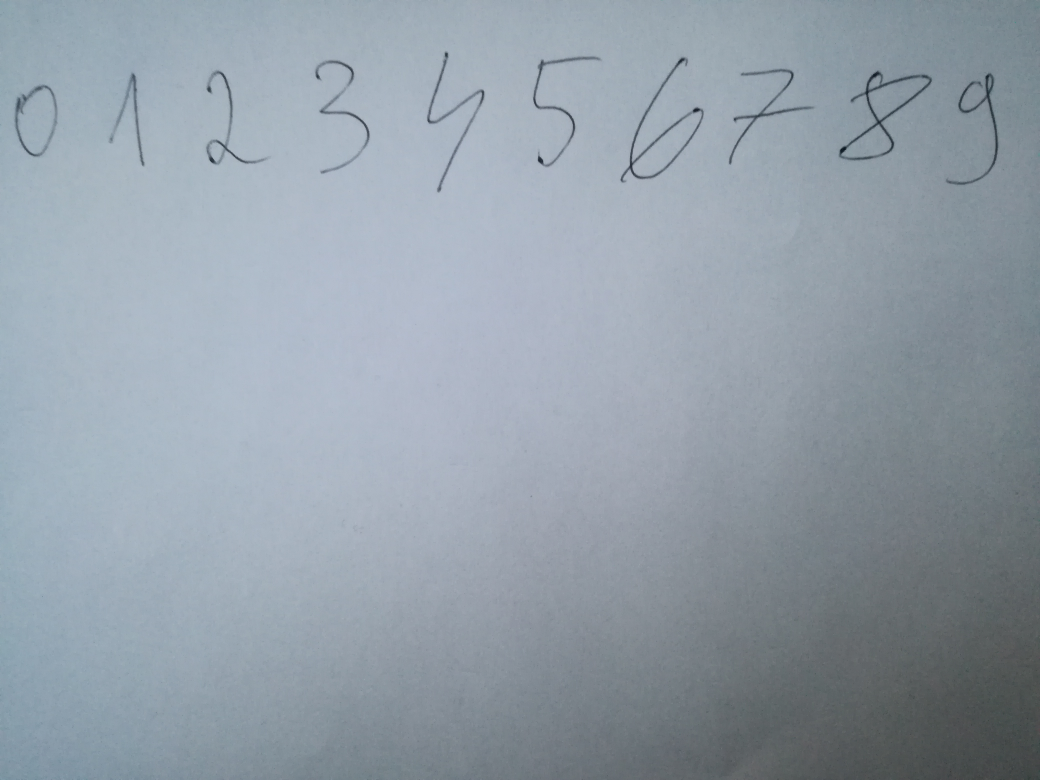
#> input picture plx/input/008.jpg, 4160 x 3120 px (shown at 1/4 size)
$ python segmentation.py   (older library calls are emulated)
#> lines starting #> are read from the running program, lines starting #| are printed output that depends on the picture; after the words box and inside, x2 and y2 are one past the last pixel; in counts of white or black regions, pixels touching at a corner belong together
# -*- coding: utf-8 -*-
"""
Created on Thu Nov 22 18:30:15 2018

@author: OMEN
"""

import cv2
import numpy as np


    #%%
def checkIfContains(outside, inside):
    return (inside[0] > outside[0] and inside[0] + inside[2]  < outside[0] + outside[2] and inside[1] > outside[1] and inside[1] + inside[3] < outside[1] + outside[3])

def filterRectangles(rects):
    #Checks if each contour contains some other contous - neccesary to avoid
    #spotting two "0" inside of 8 etc.
    rects_filtered = []
    flag = 0
    for i in range(0, len(rects)):
        for j in range(0, len(rects)):
            if(checkIfContains(rects[j], rects[i])):
                flag = 1
                break
        if(flag == 0):
            rects_filtered.append(rects[i])
        else:
            flag = 0
    return rects_filtered


sample = cv2.imread('input//008.jpg')
#> sample is the input picture: shape (3120, 4160, 3); mean B, G, R 168.6, 158.4, 147.3
white_image = np.zeros(sample.shape) + 255
I = cv2.resize(cv2.cvtColor(sample, cv2.COLOR_BGR2GRAY), (700,600))
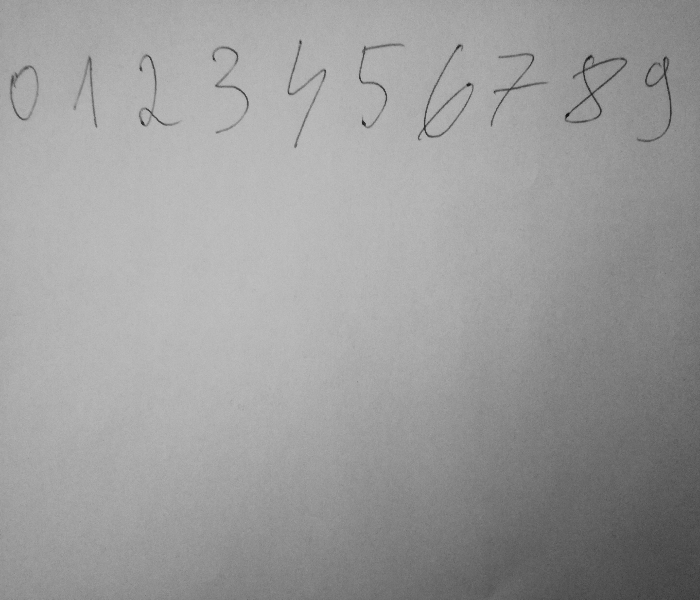
#> I: shape (600, 700); min 15, max 193, mean 156.1
cv2.imshow("sample", I)


#%%
#using adaptive threshold binarization to make algorithm robust on affine brightness changes
B = cv2.adaptiveThreshold(I,255,cv2.ADAPTIVE_THRESH_MEAN_C,cv2.THRESH_BINARY,11,2)
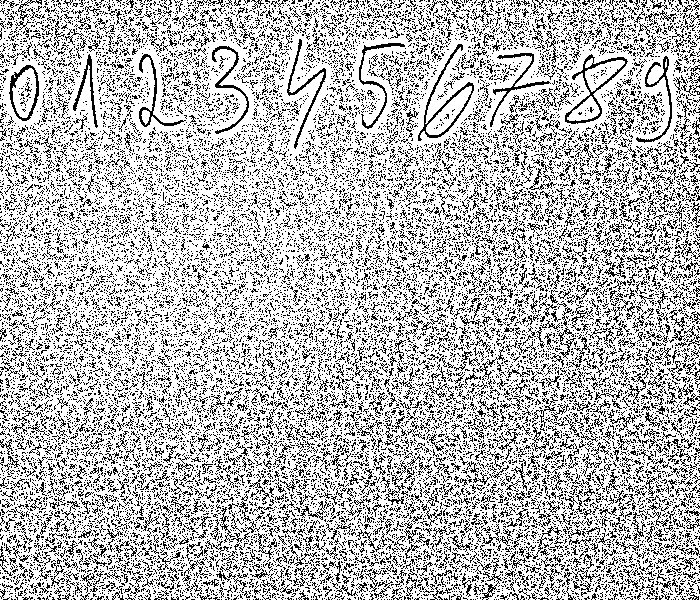
#> B: shape (600, 700); 73.6% white; black in thin lines or dots
cv2.imshow('B', B)
median = B
#using median blur to reduce noise coming from adaptive threshold binarization
#number of iterations was determined experimentally based on sample images
for i in range(0,7):
    median = cv2.medianBlur(median,3)
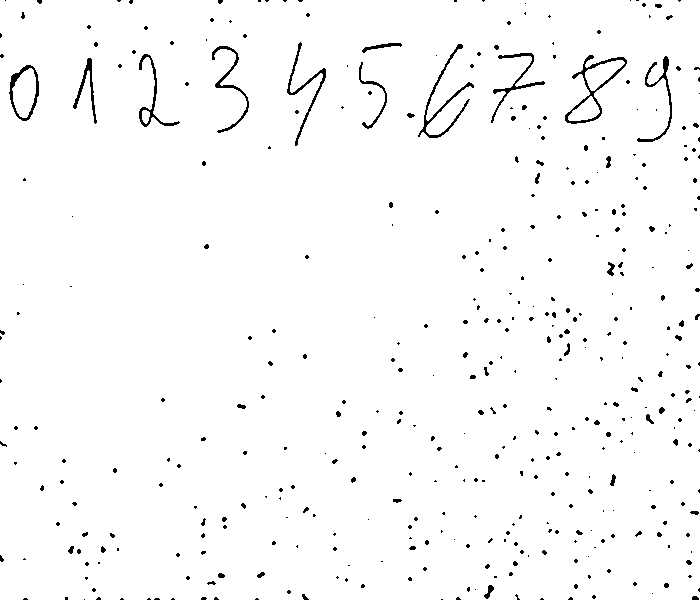
#> median: shape (600, 700); 97.9% white; black in thin lines or dots
    #cv2.imshow('median', median)

img, ctr, hierarchy = cv2.findContours(B, cv2.RETR_TREE, cv2.CHAIN_APPROX_SIMPLE)
#> ctr = 40777 contours, 39764 with area under 20; largest, box (x1, y1, x2, y2) and area: (0, 0, 700, 600) 415998, (564, 53, 629, 125) 1825, (417, 43, 475, 142) 1595, (8, 64, 40, 122) 1313, (12, 68, 37, 118) 790
#filtering contours froms small, unimportant objects
ctr = list(filter(lambda el : el.shape[0]>70 and el.shape[0]<500, ctr))
#> ctr = 10 contours; largest, box (x1, y1, x2, y2) and area: (564, 53, 629, 125) 1825, (417, 43, 475, 142) 1595, (8, 64, 40, 122) 1313, (286, 38, 327, 150) 636, (138, 53, 185, 128) 618

for i in range(0,100):
    cv2.drawContours(white_image, ctr, -1, (0,0,255))
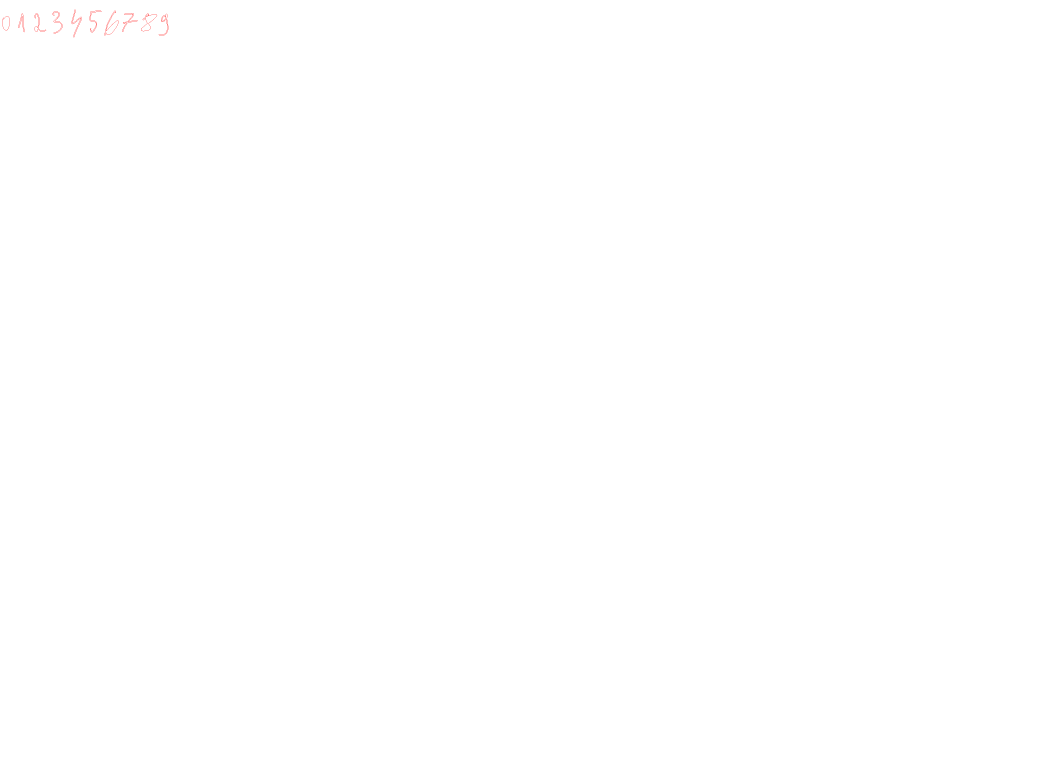
#> white_image: shape (3120, 4160, 3) float64 (shown at 1/4 size); mean of channels 0, 1, 2 254.9, 254.9, 255; drawn as B, G, R
cv2.imshow("ctrs", white_image)
#%%
rects = []
i=0
I_1 = B.copy()
for c in ctr:
    #getting bounding rectangle for detected digits
    peri = cv2.arcLength(c, True)
    approx = cv2.approxPolyDP(c, 0.02 * peri, True)
    x, y, w, h = cv2.boundingRect(approx)
    rect = (x, y, w, h)
    rects.append(rect)
#> this loop made 10 passes
#> (peri, x, y, w, h) on passes 1, 2, 3, 4, 6, 7, 8, 9, 10: (164.9, 9, 64, 31, 58), (354.6, 638, 55, 33, 88), (319, 565, 57, 62, 66), (299.9, 138, 53, 46, 75), (378.9, 490, 53, 61, 75), (357.1, 211, 45, 39, 90), (398.8, 418, 43, 54, 99), (351.9, 358, 43, 46, 87), (406.7, 287, 38, 40, 112)
#> (peri, approx, x, y, w, h) on pass 5: (272.2, [[89, 53], [96, 128], [88, 65], [72, 109]], 72, 53, 25, 76)
#> after the loop, rects = [(9, 64, 31, 58), (638, 55, 33, 88), (565, 57, 62, 66), (138, 53, 46, 75), (72, 53, 25, 76), (490, 53, 61, 75), (211, 45, 39, 90), (418, 43, 54, 99), (358, 43, 46, 87), (287, 38, 40, 112)]
#        cv2.rectangle(I_1, (x, y), (x+w, y+h), (0, 255, 0), 1);
#        cv2.imshow("final",I_1)
filtered = filterRectangles(rects)
#> the loop in filterRectangles, `for i in range(0, len(rects)):` made 10 passes
#> after the loop in filterRectangles, `for i in range(0, len(rects)):`: rects_filtered has the same summary as rects outside filterRectangles
#> filtered has the same summary as rects
#%%

I_2 = B.copy()
for i in range(0, len(filtered)):
    cv2.rectangle(I_2, (filtered[i][0], filtered[i][1]), (filtered[i][0]+filtered[i][2], filtered[i][1]+filtered[i][3]), (0, 255, 0), 1);
#> this loop made 10 passes
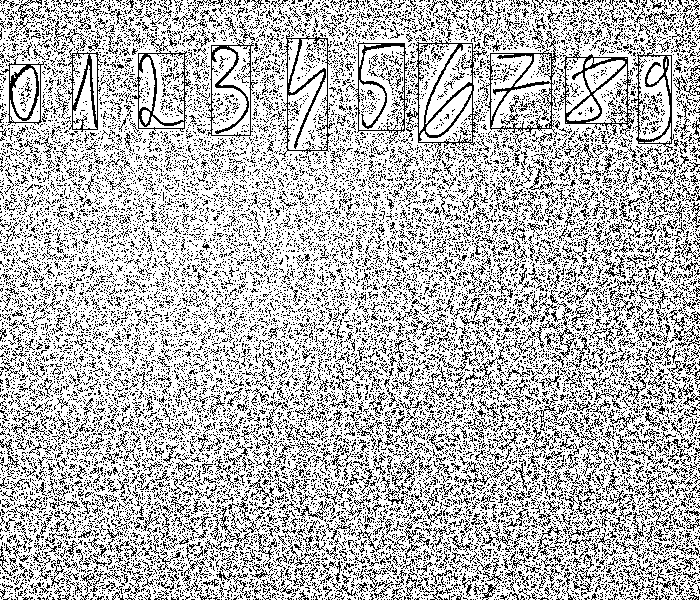
#> I_2: shape (600, 700); 73.1% white; black in thin lines or dots
cv2.imshow("filtered", I_2)
#%%
i=0
resized = []
filtered.sort(key = lambda x: x[0])
for f in filtered:
#extracting and downscaling segmented digits to 28x28 in order to be compatible with MNIST database
    t = cv2.bitwise_not(median[f[1] - int(f[3]*0.1):f[1]+int(f[3]*1.1), f[0] - int(f[2]*0.1):f[0]+int(1.1*f[2])])
    resized = cv2.resize(t, (28,28))
    cv2.imwrite("output//0000" + str(i) + ".jpg", resized)
    i+=1
#> this loop made 10 passes
#> pass 1, `resized = cv2.resize(t, (28,28))`:
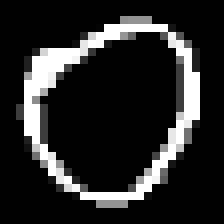
#> resized: shape (28, 28) (shown 8 times larger); min 0, max 255, mean 40.6
#> after the loop:
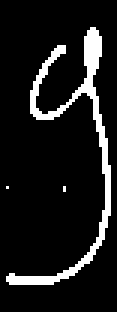
#> t: shape (104, 39) (shown 3 times larger); 10.3% white in thin lines or dots, all inside (x1, y1, x2, y2) = (2, 9, 37, 95)
#> after the loop, i = 10

$ run again, with plx/input/001.jpg copied over plx/input/008.jpg
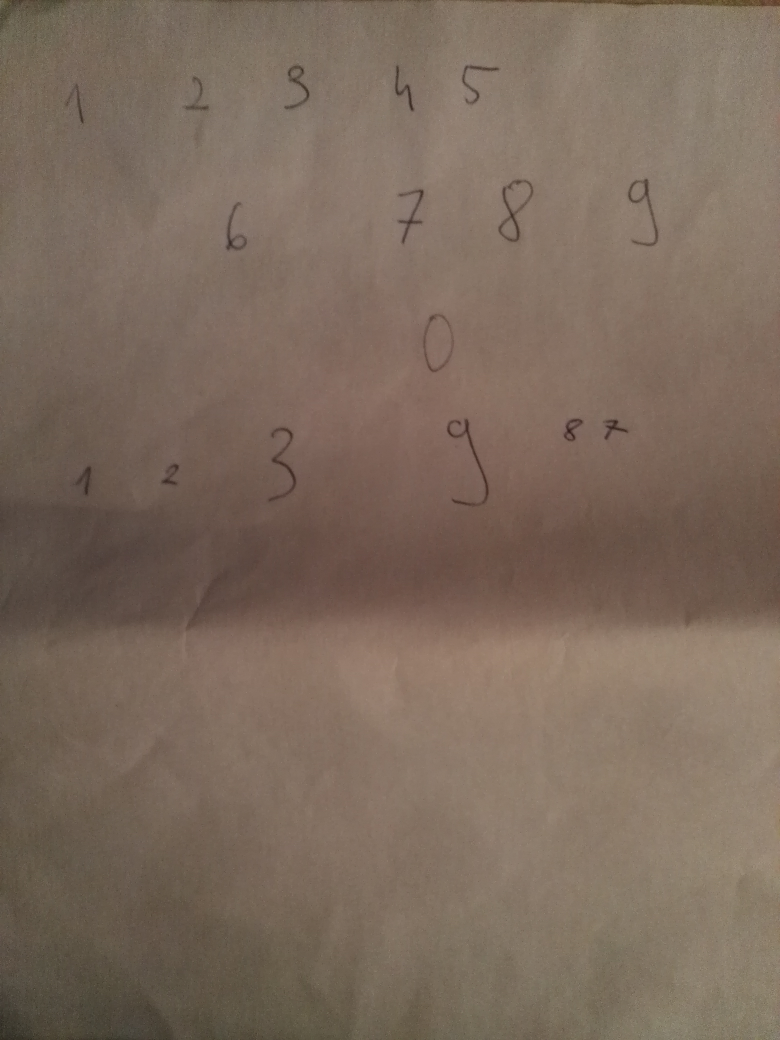
#> input picture plx/input/001.jpg, 3120 x 4160 px (shown at 1/4 size)
#> sample is the input picture: shape (4160, 3120, 3); mean B, G, R 92.6, 106.6, 124.2
#> B: shape (600, 700); 72.4% white; black in thin lines or dots
#> after the loop `for i in range(0,7):`:
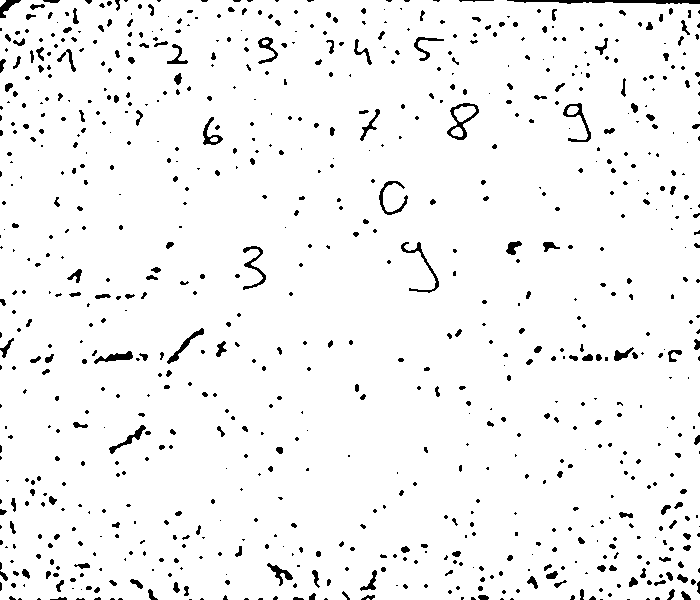
#> median: shape (600, 700); 95.7% white; 820 black regions (571 under 20 px)
#> `img, ctr, hierarchy = cv2.findContours(B, cv2.RETR_TREE, cv2.CHAIN_APP..`: ctr = 37474 contours, 35971 with area under 20; largest, box (x1, y1, x2, y2) and area: (0, 0, 700, 600) 414204, (378, 179, 409, 216) 802, (446, 102, 480, 141) 714, (382, 183, 405, 213) 459, (562, 101, 592, 144) 436
#> `ctr = list(filter(lambda el : el.shape[0]>70 and el.shape[0]<500, ctr))`: ctr = 11 contours; largest, box (x1, y1, x2, y2) and area: (446, 102, 480, 141) 714, (562, 101, 592, 144) 436, (400, 240, 440, 294) 420, (238, 245, 267, 291) 364, (165, 327, 207, 365) 294
#> the loop `for c in ctr:` made 11 passes
#> (peri, x, y, w, h) on passes 1 to 8: (131.9, 266, 562, 29, 18), (117.5, 566, 352, 29, 12), (178, 165, 328, 42, 36), (216.8, 239, 246, 28, 45), (262.1, 402, 242, 38, 50), (179.9, 354, 108, 28, 35), (141.4, 446, 103, 34, 38), (181.1, 562, 101, 30, 43)
#> after the loop `for c in ctr:`: rects = [(266, 562, 29, 18), (566, 352, 29, 12), (165, 328, 42, 36), (239, 246, 28, 45), (402, 242, 38, 50), (354, 108, 28, 35), (446, 103, 34, 38), (562, 101, 30, 43), (162, 43, 26, 24), (413, 36, 38, 26), (255, 35, 24, 30)]
#> the loop in filterRectangles, `for i in range(0, len(rects)):` made 11 passes
#> after the loop in filterRectangles, `for i in range(0, len(rects)):`: rects_filtered has the same summary as rects outside filterRectangles
#> filtered has the same summary as rects
#> the loop `for i in range(0, len(filtered)):` made 11 passes
#> the loop `for f in filtered:` made 11 passes
#> pass 2, `resized = cv2.resize(t, (28,28))`:
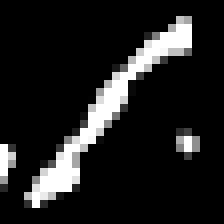
#> resized: shape (28, 28) (shown 8 times larger); min 0, max 255, mean 31.6
#> after the loop `for f in filtered:`: i = 11

$ run again, with plx/input/002.jpg copied over plx/input/008.jpg
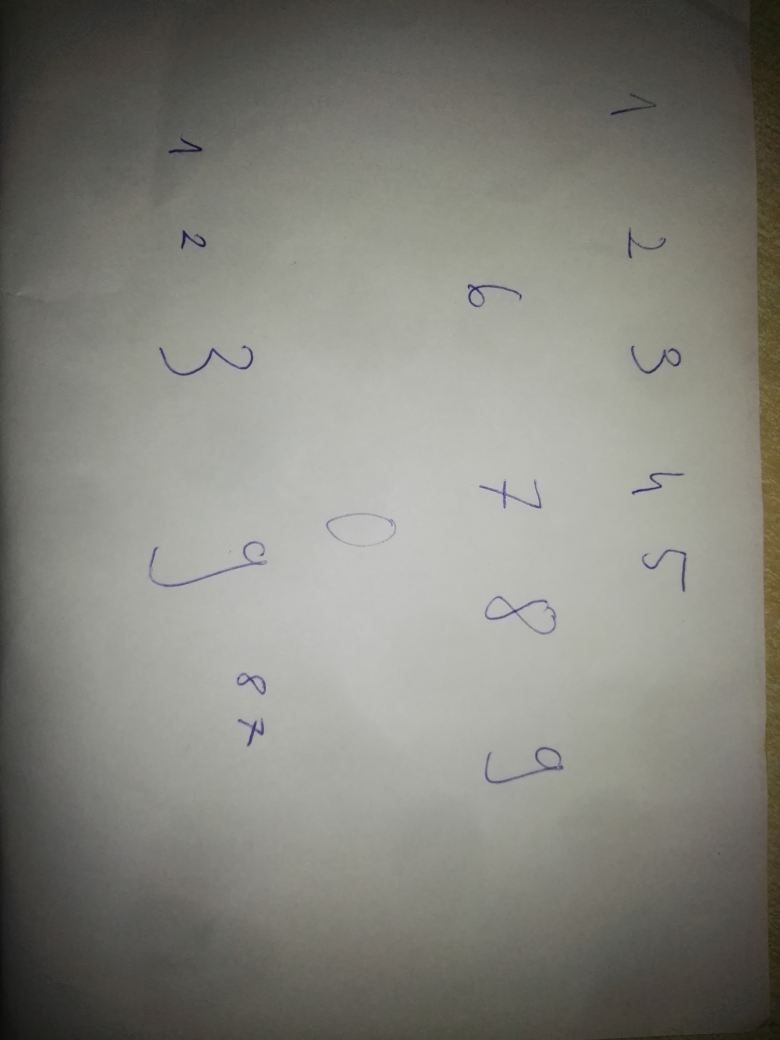
#> input picture plx/input/002.jpg, 3120 x 4160 px (shown at 1/4 size)
#> sample is the input picture: shape (4160, 3120, 3); mean B, G, R 122.9, 130.5, 130.7
#> B: shape (600, 700); 83.4% white; black in thin lines or dots
#> after the loop `for i in range(0,7):`:
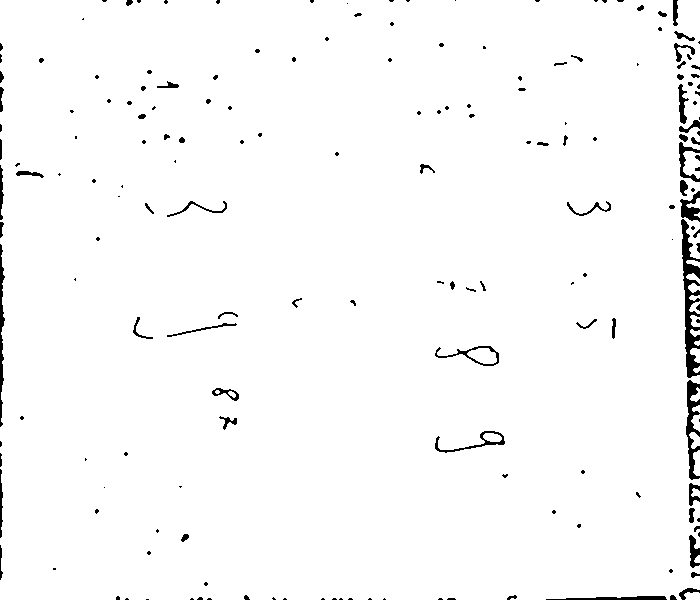
#> median: shape (600, 700); 97.9% white; 184 black regions (114 under 20 px)
#> `img, ctr, hierarchy = cv2.findContours(B, cv2.RETR_TREE, cv2.CHAIN_APP..`: ctr = 30538 contours, 30177 with area under 20; largest, box (x1, y1, x2, y2) and area: (0, 0, 700, 600) 410363, (291, 294, 357, 317) 1048, (434, 343, 500, 368) 864, (295, 297, 354, 314) 692, (434, 430, 507, 454) 526
#> `ctr = list(filter(lambda el : el.shape[0]>70 and el.shape[0]<500, ctr))`: ctr = 8 contours; box (x1, y1, x2, y2) and area: (434, 343, 500, 368) 864, (434, 430, 507, 454) 526, (132, 311, 241, 340) 492, (141, 198, 228, 218) 338, (681, 149, 700, 180) 274, (429, 275, 488, 295) 262, (565, 198, 612, 217) 234, (689, 430, 700, 477) 152
#> the loop `for c in ctr:` made 8 passes
#> (peri, x, y, w, h) on passes 1 to 8: (237.8, 689, 430, 11, 47), (173.6, 682, 149, 18, 31), (217, 434, 430, 73, 24), (166.4, 434, 343, 66, 25), (353.6, 132, 311, 109, 29), (193.3, 429, 275, 59, 20), (169, 565, 198, 47, 19), (245.9, 141, 198, 87, 20)
#> after the loop `for c in ctr:`: rects = [(689, 430, 11, 47), (682, 149, 18, 31), (434, 430, 73, 24), (434, 343, 66, 25), (132, 311, 109, 29), (429, 275, 59, 20), (565, 198, 47, 19), (141, 198, 87, 20)]
#> the loop in filterRectangles, `for i in range(0, len(rects)):` made 8 passes
#> after the loop in filterRectangles, `for i in range(0, len(rects)):`: rects_filtered has the same summary as rects outside filterRectangles
#> filtered has the same summary as rects
#> the loop `for i in range(0, len(filtered)):` made 8 passes
#> the loop `for f in filtered:` made 8 passes
#> pass 2, `resized = cv2.resize(t, (28,28))`:
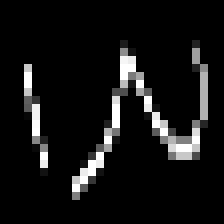
#> resized: shape (28, 28) (shown 8 times larger); min 0, max 255, mean 20
#> after the loop `for f in filtered:`: i = 8

$ run again, with plx/input/003.jpg copied over plx/input/008.jpg
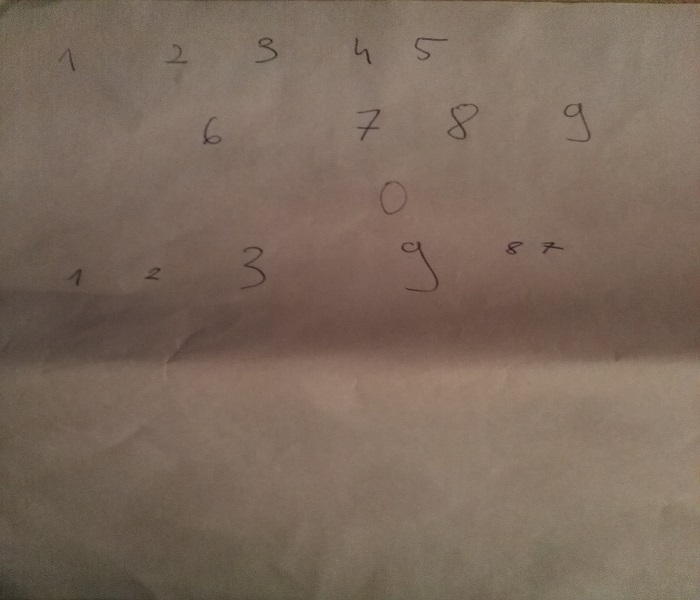
#> input picture plx/input/003.jpg, 700 x 600 px
#> sample is the input picture: shape (600, 700, 3); mean B, G, R 92.2, 106, 123.8
#> B: shape (600, 700); 78.2% white; black in thin lines or dots
#> `img, ctr, hierarchy = cv2.findContours(B, cv2.RETR_TREE, cv2.CHAIN_APP..`: ctr = 24803 contours, 23519 with area under 20; largest, box (x1, y1, x2, y2) and area: (0, 0, 700, 600) 415126, (378, 179, 409, 216) 795, (446, 102, 480, 141) 706, (382, 183, 405, 213) 465, (562, 102, 592, 144) 430
#> `ctr = list(filter(lambda el : el.shape[0]>70 and el.shape[0]<500, ctr))`: ctr = 9 contours; largest, box (x1, y1, x2, y2) and area: (562, 102, 592, 144) 430, (400, 240, 440, 294) 416, (238, 245, 267, 291) 362, (165, 330, 201, 365) 348, (354, 108, 382, 143) 292
#> the loop `for c in ctr:` made 9 passes
#> (peri, x, y, w, h) on passes 1 to 8: (112.1, 662, 568, 22, 16), (172.2, 613, 342, 29, 22), (208.5, 167, 330, 34, 35), (214, 239, 246, 28, 45), (256.2, 402, 242, 38, 50), (176.6, 354, 108, 27, 35), (175, 562, 103, 30, 40), (159, 413, 37, 37, 26)
#> after the loop `for c in ctr:`: rects = [(662, 568, 22, 16), (613, 342, 29, 22), (167, 330, 34, 35), (239, 246, 28, 45), (402, 242, 38, 50), (354, 108, 27, 35), (562, 103, 30, 40), (413, 37, 37, 26), (254, 37, 25, 28)]
#> the loop in filterRectangles, `for i in range(0, len(rects)):` made 9 passes
#> after the loop in filterRectangles, `for i in range(0, len(rects)):`: rects_filtered has the same summary as rects outside filterRectangles
#> filtered has the same summary as rects
#> the loop `for i in range(0, len(filtered)):` made 9 passes
#> the loop `for f in filtered:` made 9 passes
#> pass 2, `resized = cv2.resize(t, (28,28))`:
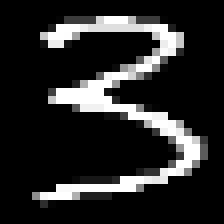
#> resized: shape (28, 28) (shown 8 times larger); min 0, max 255, mean 40.5
#> after the loop `for f in filtered:`: i = 9
